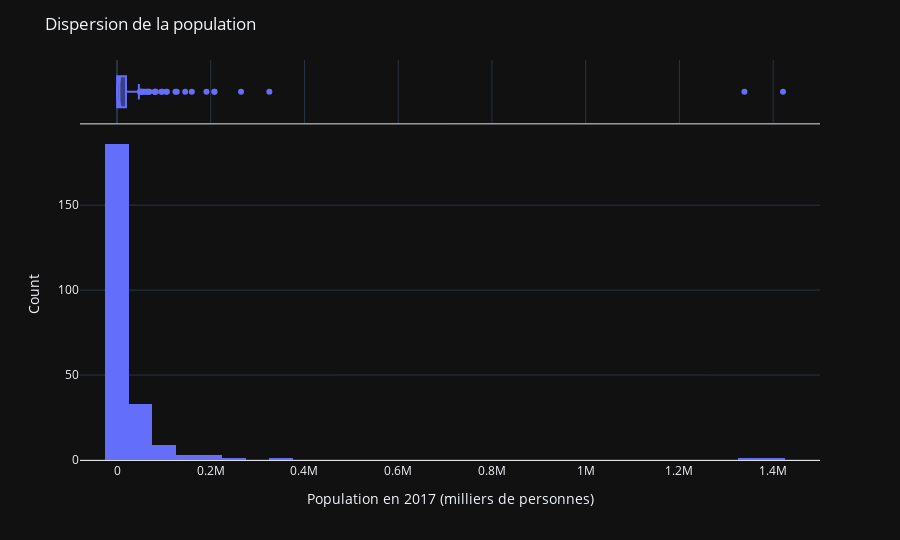

The cell this chart's notebook holds for it:
### Markdown cell above
### 2.2.4 - Analyse univariée
#### Population

### Code cell
analyse_univarie(population, 'Population en 2017 (milliers de personnes)', 50, False, 'Dispersion de la population', 'Population en 2017 (milliers de personnes)')

### Figure 1 — Plotly figure (JSON) as saved in the notebook; plotly's stock layout.template omitted (floating-point values rounded to 4 significant figures; data arrays with more than 128 entries replaced by an {"elided": "..."} marker saying what was removed)
{"data": [{"alignmentgroup": "True", "bingroup": "x", "hovertemplate": "Population en 2017 (milliers de personnes)=%{x}<br>count=%{y}<extra></extra>", "legendgroup": "", "marker": {"color": "#636efa", "pattern": {"shape": ""}}, "name": "", "nbinsx": 50, "offsetgroup": "", "orientation": "v", "showlegend": false, "type": "histogram", "x": {"elided": "238 float values"}, "xaxis": "x", "yaxis": "y"}, {"alignmentgroup": "True", "hovertemplate": "Population en 2017 (milliers de personnes)=%{x}<extra></extra>", "legendgroup": "", "marker": {"color": "#636efa"}, "name": "", "notched": true, "offsetgroup": "", "showlegend": false, "type": "box", "x": {"elided": "238 float values"}, "xaxis": "x2", "yaxis": "y2"}], "layout": {"barmode": "relative", "height": 540, "legend": {"tracegroupgap": 0}, "margin": {"t": 60}, "title": {"text": "Dispersion de la population"}, "xaxis": {"anchor": "y", "domain": [0, 1], "linecolor": "#E0E2E5", "linewidth": 1, "showline": true, "title": {"text": "Population en 2017 (milliers de personnes)"}}, "xaxis2": {"anchor": "y2", "domain": [0, 1], "linecolor": "#E0E2E5", "linewidth": 1, "matches": "x", "showgrid": true, "showline": true, "showticklabels": false}, "yaxis": {"anchor": "x", "domain": [0, 0.8316], "title": {"text": "Count"}}, "yaxis2": {"anchor": "x2", "domain": [0.8416, 1], "matches": "y2", "showgrid": false, "showline": false, "showticklabels": false, "ticks": ""}}}
